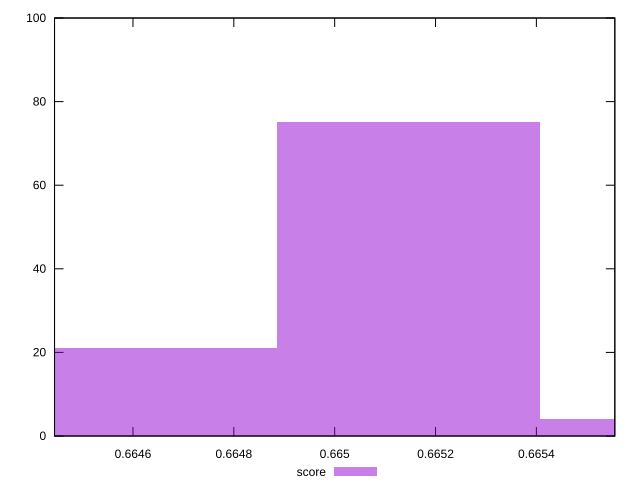

Write the gnuplot code that produced this figure.
reset

$score <<EOF
0.6646241055364372 21
0.6651457885078159 75
0.6656674714791947 4
EOF

set key outside below
set boxwidth 0.0005216829713786792
set xrange [0.6644444444444444:0.6655555555555556]
set yrange [0:100]
set trange [0:100]
set style fill transparent solid 0.5 noborder
set terminal svg size 640, 490 enhanced background rgb 'white'
set output "report_00008_2021-01-22T20:58:29.167/uses-rel-preload/samples/pages+cached+noexternal+nofonts+nosvg+noimg/score/histogram.svg"

plot $score title "score" with boxes

reset
